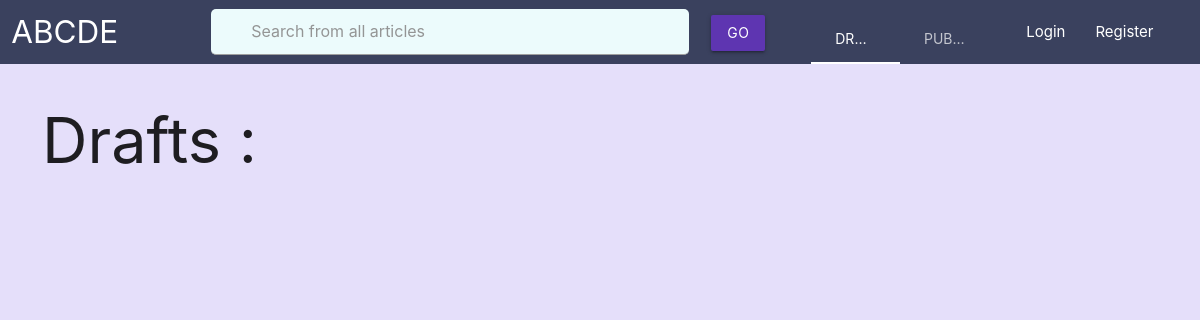
Before: / with the older database file.
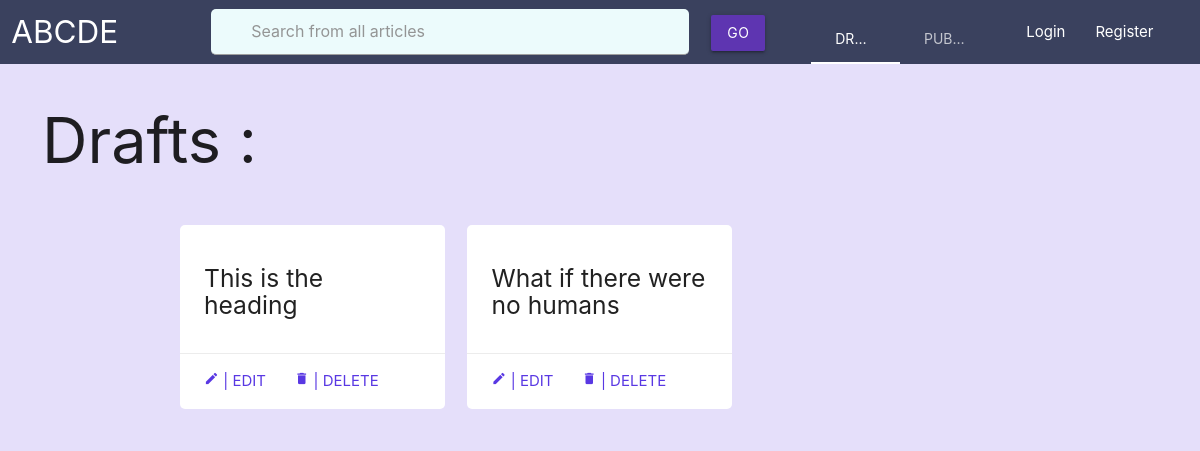
After: the same page with the newer database file.
### blog/models.py (models this page shows)
class blog(models.Model):
    heading = models.CharField(max_length=100)
    img = models.ImageField(upload_to='images/')
    def __str__(self):
        return self.heading

### blog/views.py (the view)
# urls.py: path('', views.index, name='index'),
def index(request):
    blogs = blog.objects.all()
    print(blogs)
    return render(request, 'blog.html', {'blogs': blogs})

### blog/templates/blog.html (shortened to what this page needs)
<!DOCTYPE html>
<html lang="en">
<head>
    <link rel="stylesheet" href="https://cdnjs.cloudflare.com/ajax/libs/materialize/1.0.0/css/materialize.min.css">
</head>
<body>
        <nav class="nav">
            <div class="row">
                <div class="col m2">
                    <a href="#" class="brand-logo left">ABCDE</a>
                </div>
                <form action="">
                    <div class="col m5">
                        <input type="text" name="search_text" id="search_text" placeholder="Search from all articles">
                    </div>
                    <div class="col m1">
                        <button class="btn #5e35b1 deep-purple darken-1" type="submit" name="action">
                            Go
                        </button>
                    </div>
                </form>
                <div class="tabs_container col m2">
                    <ul class="tabs tabs-transparent" id="tabs-swipe-demo">
                        <li class="tab col s6" style="margin-top: 15px;"><a class="active" href="#test1">Drafts</a></li>
                        <li class="tab col s6" style="margin-top: 15px;"><a href="#test2">Publish</a></li>
                    </ul>
                </div>
                <div class="col m2 right">
                    {% if user.is_authenticated %}
                        <ul>
                            <li>Hello, {{user.first_name}}</li>
                            <li><a href="accounts/logout">Logout</a></li>
                        </ul>
                    {% else %}
                        <ul>
                            <li>
                                <a href="accounts/login">Login</a>
                            </li>
                            <li>
                                <a href="accounts/register">Register</a>
                            </li>
                        </ul>
                    {% endif %}
                </div>
            </div>
        </nav>
        <div class="blog_container">
            <div id="test1" class="blog_container col s12">
                <h1>Drafts : </h1>
                <div class="container">
                    <div class="row">
                        {% for blog in blogs %}
                            <div class="col m4">
                                <div class="card">
                                    <div class="card-stacked">
                                        <div class="card-content">
                                            <h5>{{blog.heading}}</h5>
                                        </div>
                                        <div class="card-action">
                                            <a class="cto" href="#">
                                                <i class="material-icons tiny">edit</i> | Edit
                                            </a>
                                            <a class="cto" href="#">
                                                <i class="material-icons tiny">delete</i> | Delete
                                            </a>
                                        </div>
                                    </div>
                                </div>
                            </div>
                        {% endfor %}
                    </div>
                </div>
            </div>
        </div>
</body>
</html>

### blog/templates/blog.html (style rules this page uses)
* { margin:0; padding:0; }
html,body { height: 100vh; }
.nav { background-color: #3a415e; }
.nav .row { margin-bottom: 0; }
.blog_container { background: #e5dffa; min-height: 100vh; }
h1 { margin:0; padding:2.8rem; }
#search_text { background: #ecfbfc; border-radius: 5px; color: black; text-indent: 40px; }
.tabs, .tab { height: 64px; }
::placeholder { color: #949595; opacity: 1; }
.card { box-shadow: none; border-radius: 5px; }
.card-content { display: flex; align-items: center; }
.card .card-action a:not(.btn):not(.btn-large):not(.btn-small):not(.btn-large):not(.btn-floating) { color: #5938e3; }

Changed rows visible on the page:
added blog: heading "This is the heading"
added blog: heading "What if there were no humans"
